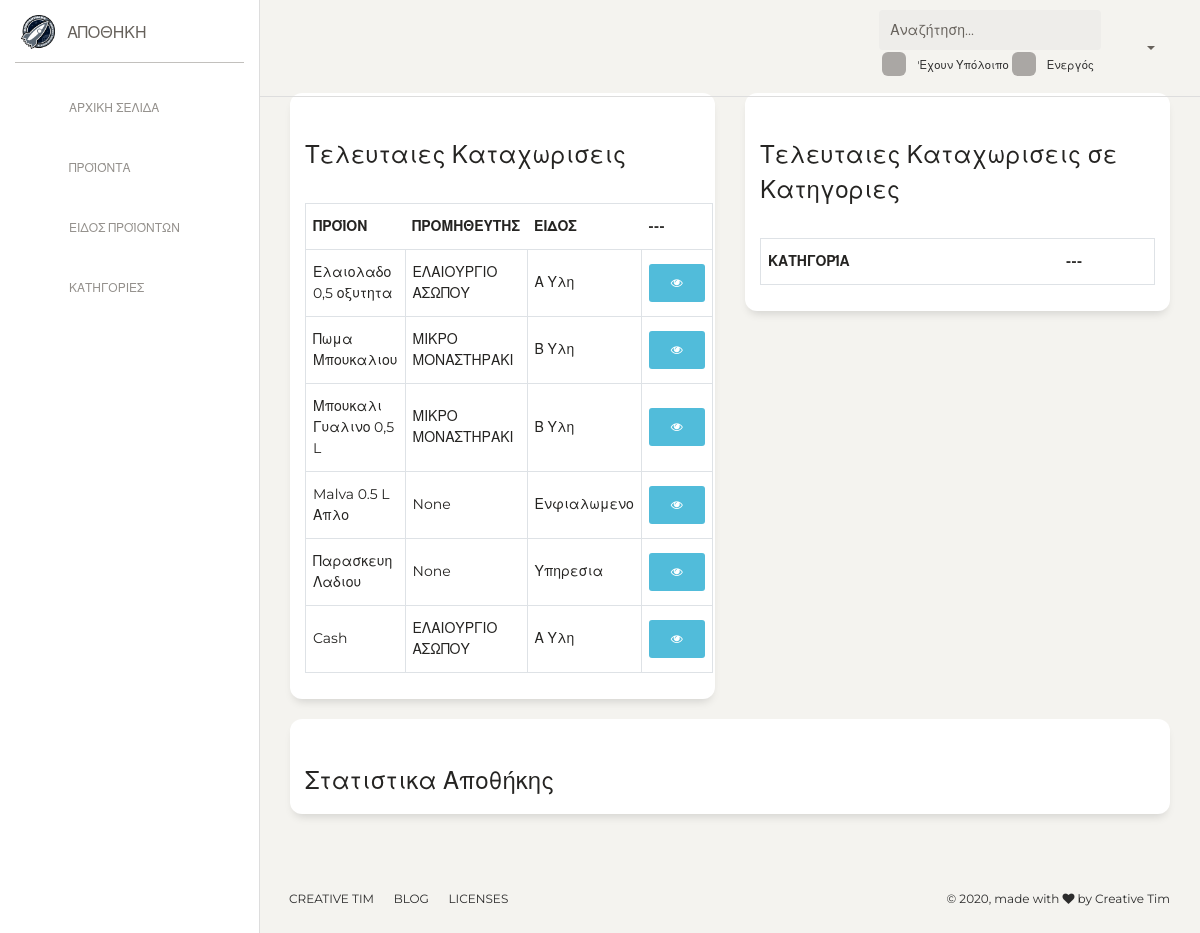
The app's page /catalogue/ (signed in), older data.
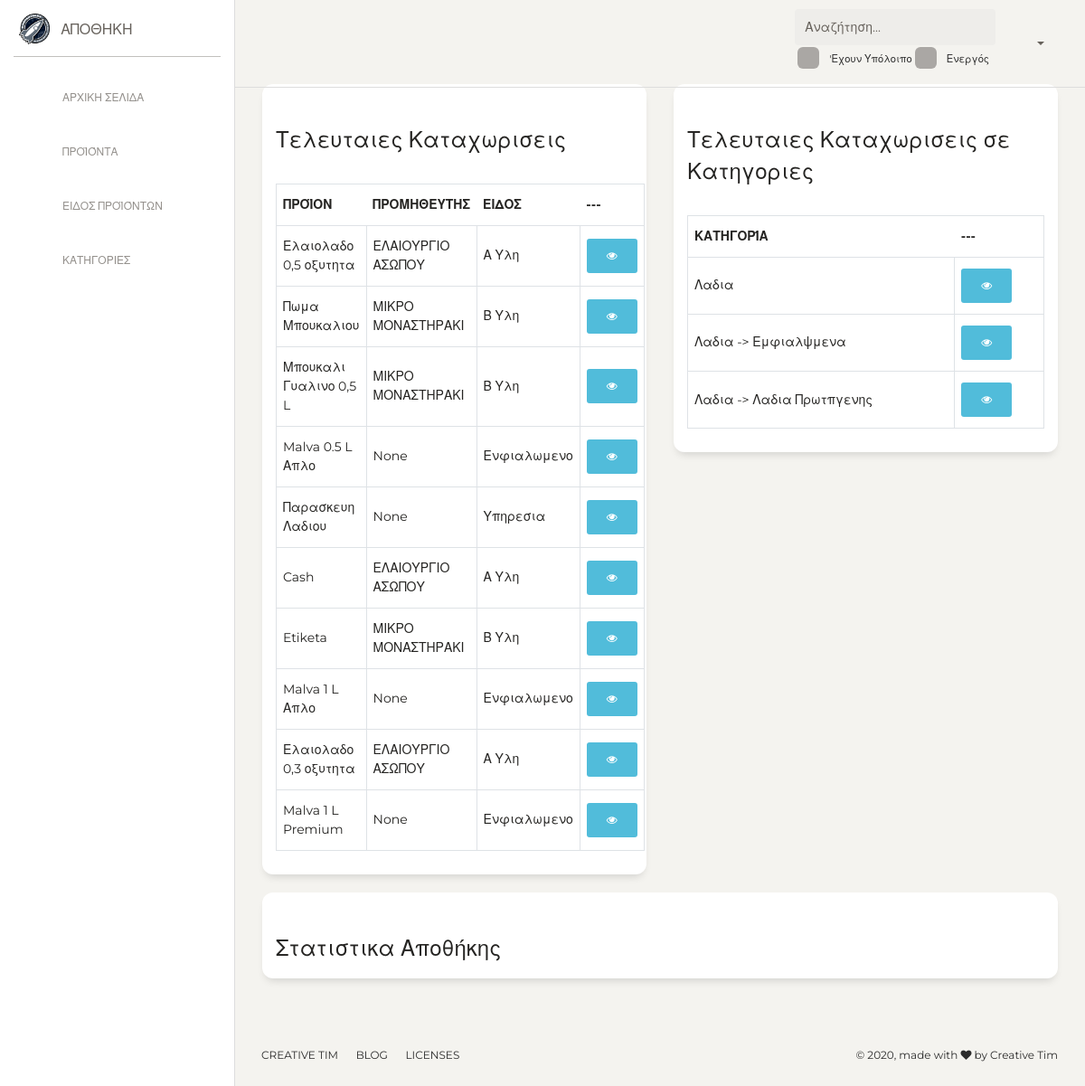
The same page, newer data.
### catalogue/models.py (models this page shows, shortened)
class Product(models.Model):
    active = models.BooleanField(default=True, verbose_name='Κατασταση')
    product_class = models.ForeignKey(ProductClass, on_delete=models.PROTECT, null=True, verbose_name='Ειδος')
    is_offer = models.BooleanField(default=True)
    title = models.CharField(max_length=120, verbose_name="'Ονομα προιόντος")
    category = models.ManyToManyField(Category, blank=True, null=True, verbose_name='Κατηγοριες')
    sku = models.CharField(max_length=150, blank=True, null=True, verbose_name='MPN')
    meta_description = models.CharField(max_length=300, null=True, blank=True)
    slug = models.SlugField(blank=True, null=True, allow_unicode=True)
    price = models.DecimalField(decimal_places=2, max_digits=6, default=0,
                                verbose_name="Τιμή λιανικής")  # the price product have in the store
    margin = models.IntegerField(default=30, verbose_name='Margin', blank=True, null=True)
    markup = models.IntegerField(default=30, verbose_name='Markup', blank=True, null=True)
    price_internet = models.DecimalField(decimal_places=2, max_digits=6, default=0,
                                         verbose_name="Τιμή Internet(No use)")
    price_b2b = models.DecimalField(decimal_places=2, max_digits=6, default=0,
                                    verbose_name="Τιμή Χονδρικής")  # the price product have in the website, if its 0 then website gets the price from store
    price_discount = models.DecimalField(max_digits=10, decimal_places=2, default=0, verbose_name='Εκπτωτική Τιμή.')
    final_price = models.DecimalField(default=0, decimal_places=2, max_digits=10, blank=True)
    related_products = models.ManyToManyField('self', blank=True)
    different_color = models.ManyToManyField('self', blank=True)
    timestamp = models.DateField(default=timezone.now, verbose_name='Ημερομηνία Δημιουργίας')
    notes = models.TextField(null=True, blank=True, verbose_name='Περιγραφή')
    vendor = models.ForeignKey('warehouse.Vendor', verbose_name="Προμηθευτής", blank=True, null=True, on_delete=models.SET_NULL)
    qty = models.DecimalField(default=0, verbose_name="Απόθεμα", max_digits=10, decimal_places=2)
    unit = models.CharField(max_length=1, default='1', choices=UNIT, blank=True, null=True, verbose_name='ΜΜ')
    safe_stock = models.DecimalField(max_digits=17, decimal_places=2, default=0, verbose_name='Ασφαλη Αποθεμα')
    safe_warning = models.BooleanField(default=False)
    order_sku = models.CharField(blank=True, null=True, max_length=50, verbose_name='Κωδικος Τιμολογιου')
    price_buy = models.DecimalField(decimal_places=2, max_digits=6, default=0,
                                    verbose_name="Τιμή Αγοράς")  # the price which you buy the product
    order_discount = models.IntegerField(default=0, verbose_name="'Εκπτωση Τιμολογίου σε %")
    qty_kilo = models.DecimalField(max_digits=5, decimal_places=3, default=1,
                                   verbose_name='Βάρος/Τεμάχια ανά Συσκευασία ')
    taxes_modifier = models.IntegerField(default=24, verbose_name='ΦΠΑ')
    objects = models.Manager()
    def __str__(self):
        return self.title
    def get_edit_url(self):
        return reverse('catalogue:product_update', kwargs={'pk': self.id})

class ProductClass(models.Model):
    title = models.CharField(unique=True, max_length=200, verbose_name='Ονομασια')
    have_storage = models.BooleanField(default=False, verbose_name='εχει Αποθηκη')
    wholesale_active = models.BooleanField(default=False, verbose_name="Active for WholeSale")
    is_service = models.BooleanField(default=False, verbose_name='Service')
    have_ingredient = models.BooleanField(default=False, verbose_name='Παρασκευη Απο Εμας')
    def __str__(self):
        return self.title

class Category(MPTTModel):
    name = models.CharField(max_length=240, unique=True, verbose_name='Τίτλος')
    parent = TreeForeignKey('self', on_delete=models.CASCADE, null=True, blank=True, related_name='children', verbose_name='Γονεας')
    def __str__(self):
        full_path = [self.name]
        k = self.parent
        while k is not None:
            full_path.append(k.name)
            k = k.parent
        return ' -> '.join(full_path[::-1])
    def get_edit_url(self):
        return reverse('catalogue:category_update', kwargs={'pk': self.id})

### warehouse/models.py (models this page shows, shortened)
class Vendor(models.Model):
    active = models.BooleanField(default=True, verbose_name='Ενεργό')
    title = models.CharField(max_length=200, unique=True, verbose_name='Εταιρία')
    owner = models.CharField(max_length=200, blank=True, verbose_name='Ιδιοκτήτης')
    afm = models.CharField(max_length=150, blank=True, verbose_name='ΑΦΜ')
    doy = models.CharField(max_length=150, blank=True, verbose_name='ΔΟΥ')
    phone = models.CharField(max_length=200, blank=True, verbose_name='Σταθερο Τηλεφωνο')
    cellphone = models.CharField(max_length=200, blank=True, verbose_name='Κινητό')
    email = models.EmailField(blank=True)
    site = models.URLField(blank=True, null=True)
    description = models.TextField(blank=True, null=True, verbose_name='Λεπτομεριες')
    address = models.CharField(max_length=240, blank=True, null=True, verbose_name='Διευθυνση')
    city = models.CharField(max_length=240, blank=True, null=True, verbose_name='Πολη')
    balance = models.DecimalField(decimal_places=2, max_digits=50, default=0.00, verbose_name='Υπόλοιπο')
    paid_value = models.DecimalField(decimal_places=2, max_digits=50, default=0.00)
    value = models.DecimalField(decimal_places=2, max_digits=50, default=0.00)
    taxes_modifier = models.CharField(max_length=1, choices=TAXES_CHOICES, default='c')
    class Meta:
        ordering = ['title']
    def __str__(self):
        return f'{self.title}'
    def tag_balance(self):
        return f'{self.balance} {CURRENCY}'
    tag_balance.short_description = 'Υπολοίπο'

### catalogue/views.py (the view)
# urls.py: path('', HomepageView.as_view(), name='homepage'),
@method_decorator(staff_member_required, name='dispatch')
class HomepageView(TemplateView):
    template_name = 'catalogue/dashboard.html'
    def get_context_data(self, **kwargs):
        context = super().get_context_data(**kwargs)
        context['products'] = Product.objects.all()[:10]
        context['categories'] = Category.objects.all()[:10]
        return context

### catalogue/templates/catalogue/dashboard.html
{% extends 'dashboard.html' %}
{% block navbar %} {% include 'catalogue/navbar.html' %} {% endblock %}
{% block content %}
    <div class="content">
        <div class="row">
            <div class="col-6">
                <div class="card">
                    <div class="card-header">
                        <h4>Τελευταιες Καταχωρισεις</h4>
                    </div>
                    <div class="card-body">
                        <table class="table table-bordered">
                            <thead>
                                <tr>
                                    <th>Προϊον</th>
                                    <th>Προμηθευτης</th>
                                    <th>Ειδος</th>
                                    <th> --- </th>
                                </tr>
                            </thead>
                            <tbody>
                                {% for product in products %}
                                    <tr>
                                        <td>{{ product }}</td>
                                        <td>{{ product.vendor }}</td>
                                        <td>{{ product.product_class }}</td>
                                        <td><a href="{{ product.get_edit_url }}" class="btn btn-info"><i class="fa fa-eye"></i> </a> </td>
                                    </tr>
                                {% endfor %}
                            </tbody>
                        </table>
                    </div>
                </div>
            </div>
            <div class="col-6">
                <div class="card">
                    <div class="card-header">
                        <h4>Τελευταιες Καταχωρισεις σε Κατηγοριες</h4>
                    </div>
                    <div class="card-body">
                        <table class="table table-bordered">
                            <thead>
                                <tr>
                                    <th>Κατηγορία</th>
                                    <th> --- </th>
                                </tr>
                            </thead>
                            <tbody>
                                {% for category in categories %}
                                    <tr>
                                        <td>{{ category }}</td>
                                        <td><a href="{{ category.get_edit_url }}" class="btn btn-info"><i class="fa fa-eye"></i> </a> </td>
                                    </tr>
                                {% endfor %}
                            </tbody>
                        </table>
                    </div>
                </div>
            </div>
        </div>
        <div class="row">
            <div class="col-12">
                <div class="card">
                    <div class="card-header">
                        <h4>Στατιστικα Αποθήκης</h4>
                    </div>
                </div>
            </div>
        </div>
    </div>
{% endblock %}

### project_settings/templates/dashboard.html (shortened to what this page needs)
<!DOCTYPE html>
<html lang="en">
{% include 'include/css.html' %}
<body class="">
  <div class="wrapper ">
    {% block navbar %}{% include 'include/navbar.html' %} {% endblock %}
    <div class="main-panel">
      <nav class="navbar navbar-expand-lg navbar-absolute fixed-top navbar-transparent">
        <div class="container-fluid">
          <div class="navbar-wrapper">
          </div>
          <div class="collapse navbar-collapse justify-content-end" id="navigation">
            <form {% if action_url %} action="{{ action_url }}"  {% endif %}>
                <div class="input-group no-border">
                    <input name="q" type="text" value="{{ request.GET.q }}" class="form-control" placeholder="Αναζήτηση..."
                    >
                    <div class="input-group-append">
                        <div class="input-group-text"><i class="nc-icon nc-zoom-split"></i></div>
                    </div>
                </div>
                <div style="margin-top: 1%" class="form-check small">
                    <label class="form-check-label">
                          'Εχουν Υπόλοιπο
                    </label>
                    <label class="form-check-label">
                          Ενεργός
                      </label>
                  </div>
            </form>
              <ul style="" class="navbar-nav">
               <li class="nav-item btn-rotate dropdown">
                        <a class="nav-link dropdown-toggle" href="http://example.com" id="navbarDropdownMenuLink" data-toggle="dropdown" aria-haspopup="true" aria-expanded="false">
                            <i class="nc-icon nc-settings-gear-65"></i>
                        </a>
                    </li>
                </ul>
          </div>
        </div>
      </nav>
        {% block content %}{% endblock %}
            <footer class="footer footer-black  footer-white ">
                <div class="container-fluid">
                    <div class="row">
                        <nav class="footer-nav">
                            <ul>
                                <li>
                                    <a href="https://www.creative-tim.com" target="_blank">Creative Tim</a>
                                </li>
                                <li>
                                    <a href="http://blog.creative-tim.com/" target="_blank">Blog</a>
                                </li>
                                <li>
                                    <a href="https://www.creative-tim.com/license" target="_blank">Licenses</a>
                                </li>
                            </ul>
                        </nav>
                        <div class="credits ml-auto">
                            <span class="copyright">
                                ©
                                , made with <i class="fa fa-heart heart"></i> by Creative Tim
                            </span>
                        </div>
                    </div>
                </div>
            </footer>
    </div>
  </div>
</body>
</html>

### project_settings/templates/include/css.html (shortened to what this page needs)
{% load static %}
<head>
  <link href="https://maxcdn.bootstrapcdn.com/font-awesome/latest/css/font-awesome.min.css" rel="stylesheet">
  <link href="{% static 'assets/css/bootstrap.min.css' %}" rel="stylesheet" />
  <link href="{% static 'assets/css/paper-dashboard.css' %}" rel="stylesheet" />
  <link href="{% static 'assets/demo/demo.css' %}" rel="stylesheet" />
    <link rel="stylesheet" type="text/css" href="{% static 'daterangepicker-master/daterangepicker.css' %}" />
</head>

### catalogue/templates/catalogue/navbar.html
{% load static %}
<div class="sidebar" data-color="white" data-active-color="danger">
      <div class="logo">
        <a href="{% url 'homepage' %}" class="simple-text logo-mini">
          <div class="logo-image-small">
            <img src="{% static 'assets/img/logo.png' %}">
          </div>
        </a>
        <a href="{% url 'homepage' %}" class="simple-text logo-normal">
         Αποθηκη
        </a>
      </div>
      <div class="sidebar-wrapper">
        <ul class="nav">
            <li>
                <a href="{% url 'catalogue:homepage' %}">
                    <i class="nc-icon nc-bell-55"></i>
                    <p>Αρχικη Σελιδα</p>
                </a>
            </li>
            <li>
                <a href="{% url 'catalogue:product_list' %}">
                    <i class="nc-icon nc-user-run"></i>
                    <p>Προϊόντα</p>
                </a>
                <a href="{% url 'catalogue:product_class_list_view' %}">
                    <i class="nc-icon nc-user-run"></i>
                    <p>Ειδος Προϊόντων</p>
                </a>
            </li>
            <li>
                <a href="{% url 'catalogue:category_list' %}">
                    <i class="nc-icon nc-bell-55"></i>
                    <p>Κατηγοριες</p>
                </a>
            </li>
        </ul>
      </div>
    </div>

### project_settings/templates/include/js.html (shortened to what this page needs)
{% load static %}

Row changes from the older to the newer data that the page shows:
added Product: title "Etiketa", vendor "ΜΙΚΡΟ ΜΟΝΑΣΤΗΡΑΚΙ", product_class "Β Υλη"
added Product: title "Malva 1 L Απλο", vendor "None", product_class "Ενφιαλωμενο"
added Product: title "Ελαιολαδο 0,3 οξυτητα", vendor "ΕΛΑΙΟΥΡΓΙΟ ΑΣΩΠΟΥ", product_class "Α Υλη"
added Product: title "Malva 1 L Premium", vendor "None", product_class "Ενφιαλωμενο"
added Category: name+parent "Λαδια"
added Category: name+parent "Λαδια -> Εμφιαλψμενα"
added Category: name+parent "Λαδια -> Λαδια Πρωτπγενης"
